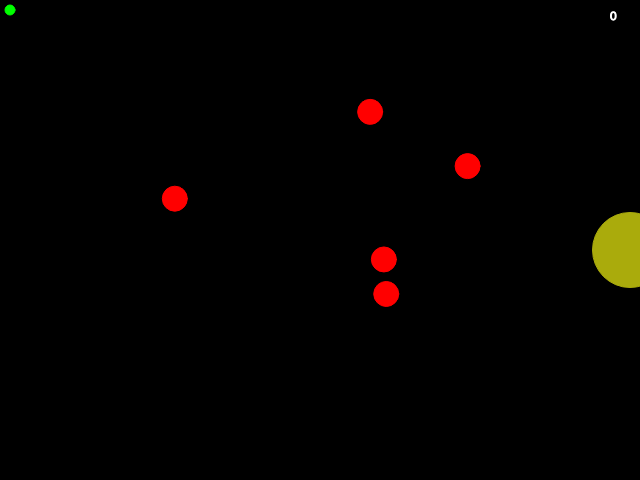
Frame 1 (no input)
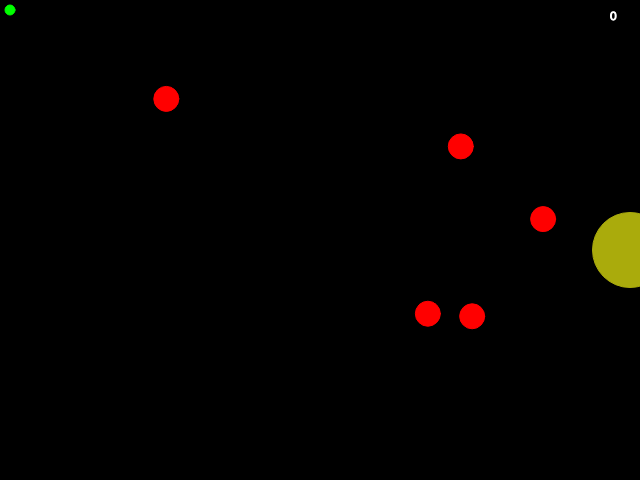
Frame 60 (no input)
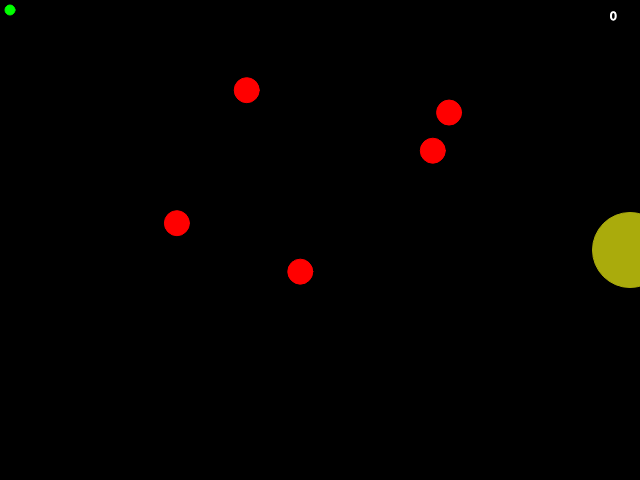
Frame 120 (the mouse pressed at the canvas centre since frame 60)

The p5.js sketch that drew these frames (run headless with seeded random() and noise() and a simulated clock; from frame 60 on, the mouse is pressed at the canvas centre):

// p5.js sketch
// ── sketch.js
// enemies
let e_a = [], e_b = [], e_p = [], e_f = [], e_m = [];
let num_enemies = 5;

// player
let a, b, pos;
let f = 0;
let clicks = 0;
let isCollided = false;
// Win 
let winLine;

function setup() 
{
  createCanvas(640, 480);
  InitEnemy();
  InitPlayer();
  winLine = createVector(630, 250);
}


function draw() 
{
  background(0);
  
  if(!isCollided)
  {
    // Move and Paint the Enemies:
    Paint("#FF0000");
    MoveEnemy();
  
    // Move and Paint the Player;
    Paint("#00FF00");
    MovePlayer();    
  }
  // Show and Paint Win line
  Paint("#AAAB0C");
  
  ellipse(winLine.x, winLine.y, 75, 75);
  CheckCollision();
  
  // Show and Paint click counts
  Paint("#FFFFFF");
  ShowClickCounts();
  
 
  // saveFrame("line-######.png");
}
function CheckCollision()
{
  
  if(IsCollidedWithEnemy())
  {
    isCollided = IsCollidedWithEnemy();
    text("You are dead", 300, 480/2);
  }
  if(IsCollidedWithWinLine())
  {
     isCollided = IsCollidedWithWinLine();
    text("You won", 300, 480/2);
  }
}
function IsCollidedWithWinLine()
{
     let substraction = p5.Vector.sub(winLine, position);
    if(abs(substraction.x) <= 25 && abs(substraction.y) <= 25)
       {
           return true;
       }
}
function IsCollidedWithEnemy()
{
     for (let i = 0; i < num_enemies; i++) 
     { 
       let substraction = p5.Vector.sub(e_p[i], position);
       if(abs(substraction.x) <= 25 && abs(substraction.y) <= 25)
       {
           return true;
       }
     }
  return false;
}

function MovePlayer()
{
  position = p5.Vector.add(p5.Vector.mult(a, 1 - ease(f)), p5.Vector.mult(b, ease(f)));
  ellipse(position.x, position.y, 10, 10);
  if (f < 1) {
    f = f + 0.01;
  }
}
function Paint(color)
{
  stroke(color);
  fill(color);
}
function MoveEnemy()
{
  
   for (let i = 0; i < num_enemies; i++) {
    e_p[i] = p5.Vector.add(p5.Vector.mult(e_a[i], 1 - ease(e_f[i])), p5.Vector.mult(e_b[i], ease(e_f[i])));
    ellipse(e_p[i].x, e_p[i].y, 25, 25);
    // move per frame:
    e_f[i] = e_f[i] + e_m[i];
    // turn around after reaching end point:
    if (e_f[i] >= 1 || e_f[i] <= 0)
      e_m[i] = -e_m[i];
  }
  
}
function InitPlayer(){
  a = createVector(10, 10);
  b = createVector(10, 10);
 
}
function mouseReleased() 
{
  if(!isCollided)
  {
    a = createVector(position.x, position.y);
    b = createVector(mouseX, mouseY);
    f = 0;
    clicks++;
  }
}
function InitEnemy(){
   for (let i = 0; i < num_enemies; i++) 
   { // for each enemy
    // random route:
    e_a[i] = createVector(random(20, 620), random(20, 460));
    e_b[i] = createVector(random(20, 620), random(20, 460));
    // random start and movement speed:
    e_f[i] = random(0, 1);
    e_m[i] = random(0.005, 0.025);
    
  }
}

function ShowClickCounts()
{
  text(clicks, 610,20);
}
function ease(f) {
  // return f*f; // smooth start
  // return 1-(1-f)*(1-f); // smooth stop
  return (1 - f) * (f * f * f) + (f) * (1 - (1 - f) * (1 - f) * (1 - f)); // blend both ...
}
